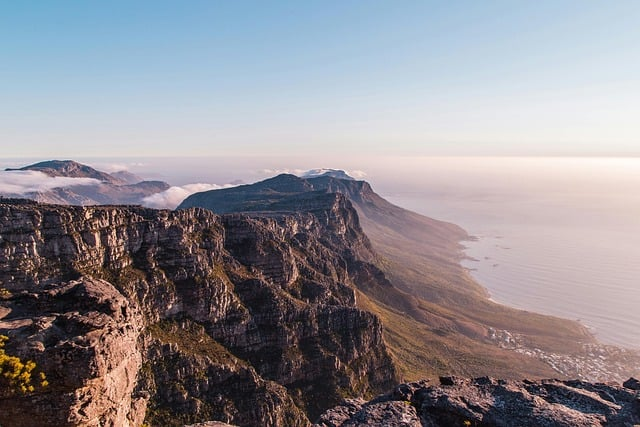
#> input picture edge detection soble/image.jpg, 640 x 427 px, found by its file name
$ python index.py
#> lines starting #> are read from the running program, lines starting #| are printed output that depends on the picture; after the words box and inside, x2 and y2 are one past the last pixel; in counts of white or black regions, pixels touching at a corner belong together
import cv2 as cv
import matplotlib.pyplot as plt

#define a var for image read
image = cv.imread("image.jpg", cv.IMREAD_GRAYSCALE)
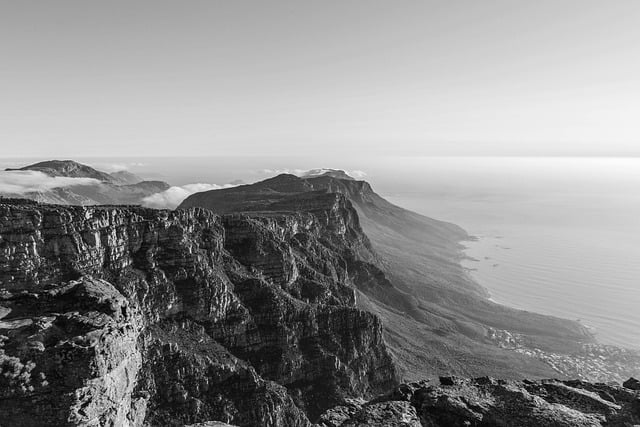
#> image: shape (427, 640); min 0, max 254, mean 141.9

#edge detection use canny alghoritms
edge = cv.Canny(image, 150, 200)
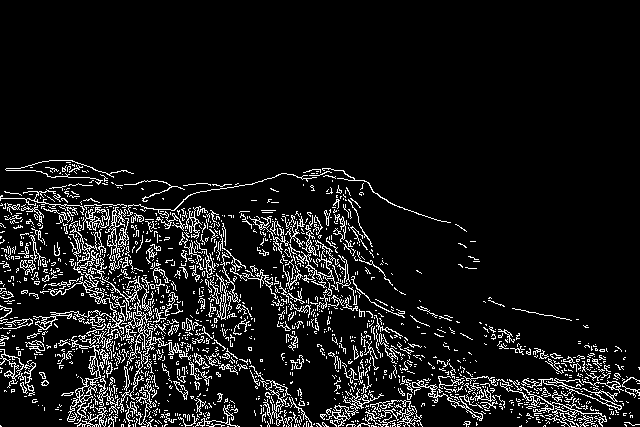
#> edge: shape (427, 640); 8.8% white in thin lines or dots, all inside (x1, y1, x2, y2) = (0, 160, 640, 427)

#shows edge detection
# - close the current plot
plt.close()

# - create subplots the 1 area
# 121 => 1. environment - 2. divition - 1. one th area
plt.subplot(121)

# choice the title for plots
plt.title("Orginal Image")

# shows plt
# cmap = 'gray' => this images for reads a grayscale also print grayscale
plt.imshow(image, cmap='gray')

# hide the axis for plt
plt.axis("off")

# - create subplots the 1 area
# 121 => 1. environment - 2. divition - 2. one th area
plt.subplot(122)

# choice the title for plots
plt.title("Edges Image")

# shows plt
# cmap = 'gray' => this images for reads a grayscale also print grayscale
plt.imshow(edge, cmap='gray')

# hide the axis for plt
plt.axis("off")

plt.show()
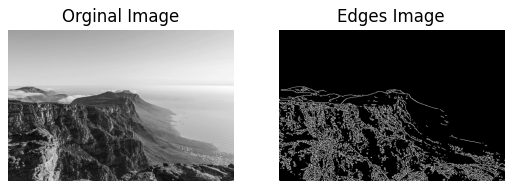
#> figure drawn by matplotlib, 2 panels
